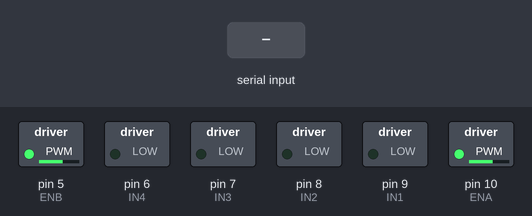
This sketch was run on a simulated Arduino Uno, built with avr-gcc and run on an emulated ATmega328P. On the bench: switched loads named in the sketch (green lamp = pin HIGH). The test bench sets the inputs (shaded band).

Above: at 1.2 s.
1.3 s: "w" received over the second serial link
At 2.0 s:
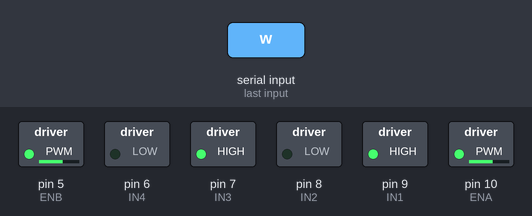
2.8 s: "a" received over the second serial link
At 3.2 s:
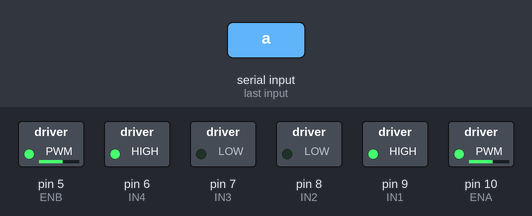
4.3 s: "d" received over the second serial link
At 5.5 s:
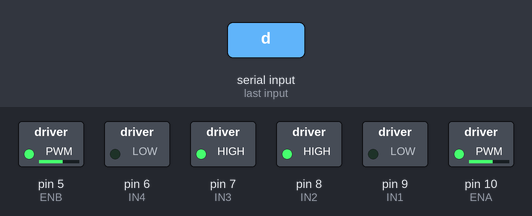
5.8 s: "s" received over the second serial link
At 6.6 s:
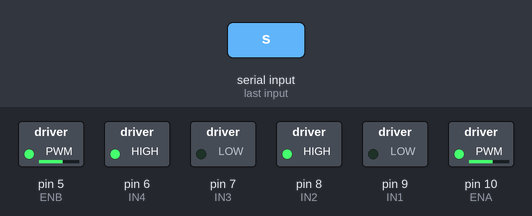
7.3 s: "1" received over the second serial link
At 7.8 s:
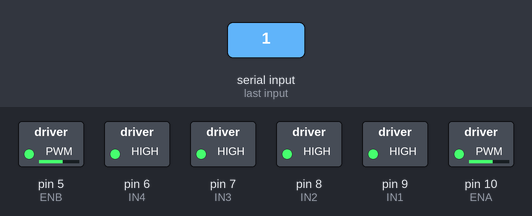
Timing chart, 0 to 9.8 s (numbered marks = the images above; inputs shaded):
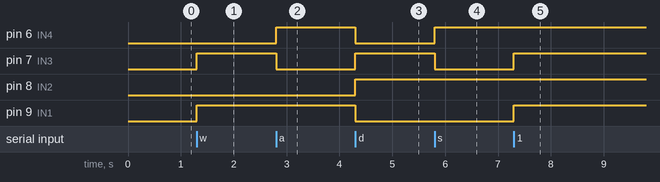

The sketch:

dc_rc_car.ino
```cpp
#include <SoftwareSerial.h>


//모터 PIN 설정
#define IN1 9
#define IN2 8

#define IN3 7
#define IN4 6

#define ENA 10
#define ENB 5

//모터 번호
#define CH1 0
#define CH2 1
#define ALL_CH 2

#define BT_TXD 2
#define BT_RXD 3

SoftwareSerial BTSerial(BT_TXD, BT_RXD);

void setup() {
  //핀 설정
  pinMode(IN1, OUTPUT);
  pinMode(IN2, OUTPUT);
  pinMode(IN3, OUTPUT);
  pinMode(IN4, OUTPUT);

  Serial.begin(9600);
  BTSerial.begin(9600);


  setMotorSpeed(ALL_CH, 150);
}

//
// 속도 설정
// mode : 각 모터를 선택적으로 변경 가능
// CH1, CH2, ALL_CH
// speed : 0 ~ 255 까지 가능
// 60 이하로는 모터가 거의 동작안함.
void setMotorSpeed(unsigned char mode, unsigned char speed){
  if(mode == CH1){
    analogWrite(ENA, speed);
  }else if(mode == CH2){
    analogWrite(ENB, speed);
  }else{
    analogWrite(ENA, speed);
    analogWrite(ENB, speed);
  }
}

//앞으로
void forward(){
  digitalWrite(IN1, HIGH);
  digitalWrite(IN2, LOW);
  digitalWrite(IN3, HIGH);
  digitalWrite(IN4, LOW);
}

//뒤로
void backward(){
  digitalWrite(IN1, LOW);
  digitalWrite(IN2, HIGH);
  digitalWrite(IN3, LOW);
  digitalWrite(IN4, HIGH);
}

//왼쪽
void turnLeft(){
  digitalWrite(IN1, HIGH);
  digitalWrite(IN2, LOW);
  digitalWrite(IN3, LOW);
  digitalWrite(IN4, HIGH);
}

//오른쪽
void turnRight(){

  digitalWrite(IN1, LOW);
  digitalWrite(IN2, HIGH);
  digitalWrite(IN3, HIGH);
  digitalWrite(IN4, LOW);
}

//스톱
void stopMotor(){
  digitalWrite(IN1, HIGH);
  digitalWrite(IN2, HIGH);
  digitalWrite(IN3, HIGH);
  digitalWrite(IN4, HIGH);
}

void loop() {
  if(BTSerial.available()){
    char rx = BTSerial.read();
    switch(rx){
      case 'w': //forward
      forward();
        break;
      case 'a': //left
      turnLeft();
        break;
      case 'd': //right
      turnRight();
        break;
      case 's': //backward
       backward();
        break;
      case '1': //Stop
      stopMotor();
        break;
    }
   }
}
```

Measured:
- after the input at 1.3 s, pin 7 (IN3), pin 9 (IN1): LOW → HIGH at once
- after the input at 2.8 s, pin 6 (IN4): LOW → HIGH at once; pin 7 (IN3): HIGH → LOW at once
- after the input at 4.3 s, pin 6 (IN4), pin 9 (IN1): HIGH → LOW at once; pin 7 (IN3), pin 8 (IN2): LOW → HIGH at once
- after the input at 5.8 s, pin 6 (IN4): LOW → HIGH at once; pin 7 (IN3): HIGH → LOW at once
- after the input at 7.3 s, pin 7 (IN3), pin 9 (IN1): LOW → HIGH at once
